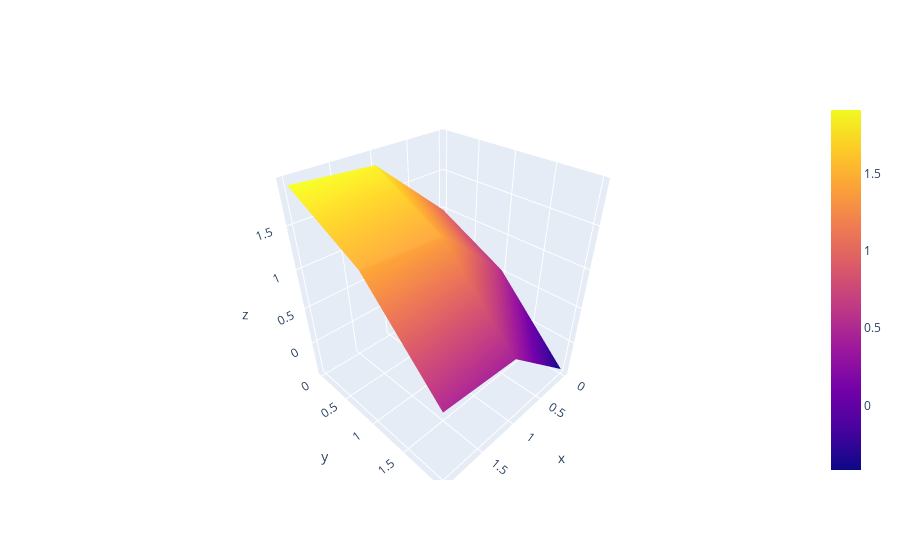

Here is the notebook cell this chart was saved with:
### Code cell
fig=go.Figure(data=[go.Surface(x=xx,y=yy,z=z1)])
fig.show()

### Figure 1 — Plotly figure (JSON) as saved in the notebook; plotly's stock layout.template omitted (floating-point values rounded to 4 significant figures)
{"data": [{"type": "surface", "x": [[0.0, 1.0, 2.0], [0.0, 1.0, 2.0], [0.0, 1.0, 2.0]], "y": [[0.0, 0.0, 0.0], [1.0, 1.0, 1.0], [2.0, 2.0, 2.0]], "z": [[1.0, 1.841, 1.909], [0.5403, 1.382, 1.45], [-0.4161, 0.4253, 0.4932]]}], "layout": {}}
